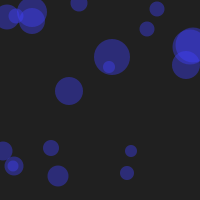
Frame 1 (no input)
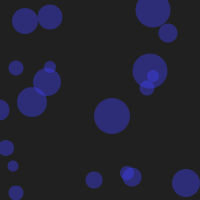
Frame 60 (the mouse pressed at the canvas centre just before this capture)
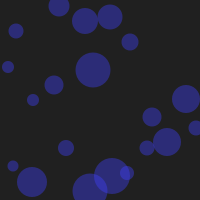
Frame 120 (the mouse held since frame 60 and released just before this capture)

The Processing sketch that drew these frames (run headless with seeded random() and noise(); from frame 60 on, the mouse is pressed at the canvas centre):

// Processing sketch: processing_76696
// ── processing_76696.pde

int MAX = 20;
int[] xspeed = new int[MAX];
int[] yspeed = new int[MAX];
int[] x = new int[MAX];
int[] y = new int[MAX];
int[] r = new int[MAX];

void setup() {
    size(200,200);
    frameRate(30);
    smooth();
    noStroke();   
    fill(64,64,255,100);  
    //initialize all arrays
    for (int i = 0; i < MAX; i++) {
        xspeed[i] = int(random(-4,4));
        yspeed[i] = int(random(-4,4));
        x[i] = int(random(width));
        y[i] = int(random(height));
        r[i] = int(random(10,40));
    }
}

void draw() {
    background(32);
    for (int i = 0; i < MAX; i++) {
        ellipse(x[i],y[i],r[i],r[i]);               
        x[i] = x[i] + xspeed[i];
        y[i] = y[i] + yspeed[i];
        if ((x[i] > width) || (x[i] < 0)) {
            xspeed[i] = xspeed[i] * -1;
        }
        if ((y[i] > height) || (y[i] < 0)) {
            yspeed[i] = yspeed[i] * -1;
        }
    }
}
